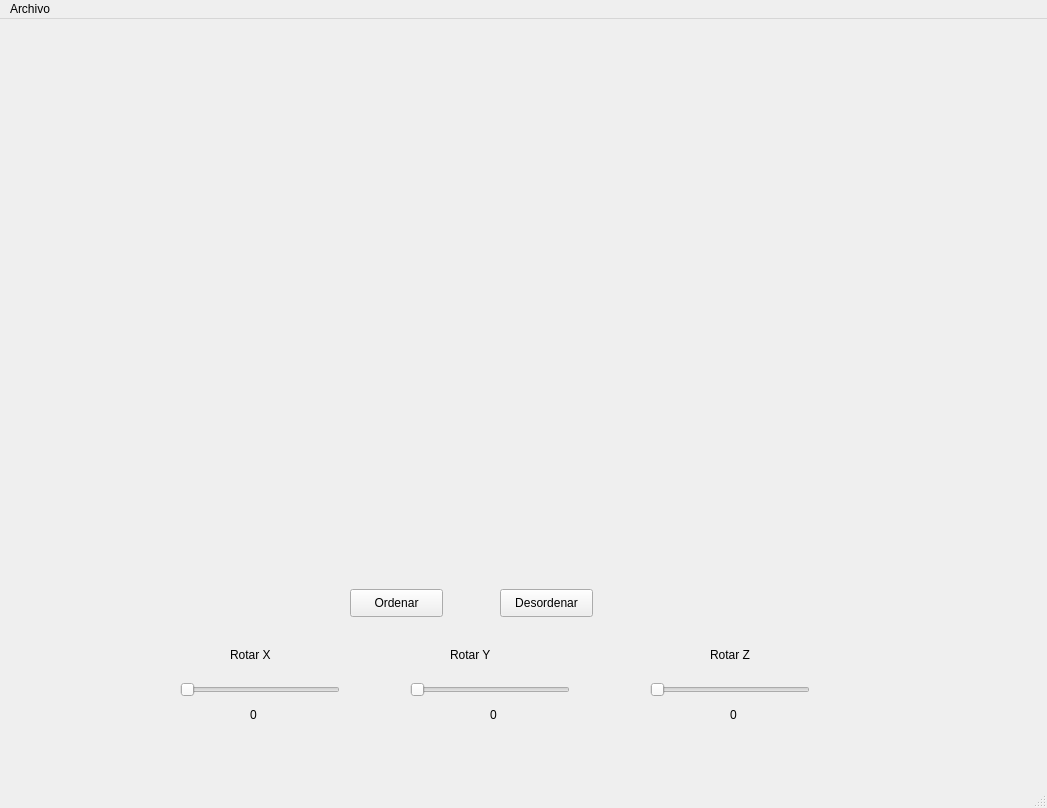
<?xml version="1.0" encoding="UTF-8"?>
<ui version="4.0">
 <class>MainWindow</class>
 <widget class="QMainWindow" name="MainWindow">
  <property name="geometry">
   <rect>
    <x>0</x>
    <y>0</y>
    <width>1047</width>
    <height>808</height>
   </rect>
  </property>
  <property name="windowTitle">
   <string>MainWindow</string>
  </property>
  <widget class="QWidget" name="centralwidget">
   <widget class="QSlider" name="rotarx">
    <property name="geometry">
     <rect>
      <x>180</x>
      <y>660</y>
      <width>160</width>
      <height>22</height>
     </rect>
    </property>
    <property name="maximum">
     <number>360</number>
    </property>
    <property name="orientation">
     <enum>Qt::Horizontal</enum>
    </property>
   </widget>
   <widget class="QSlider" name="rotary">
    <property name="geometry">
     <rect>
      <x>410</x>
      <y>660</y>
      <width>160</width>
      <height>22</height>
     </rect>
    </property>
    <property name="maximum">
     <number>360</number>
    </property>
    <property name="orientation">
     <enum>Qt::Horizontal</enum>
    </property>
   </widget>
   <widget class="QSlider" name="rotarz">
    <property name="geometry">
     <rect>
      <x>650</x>
      <y>660</y>
      <width>160</width>
      <height>22</height>
     </rect>
    </property>
    <property name="maximum">
     <number>360</number>
    </property>
    <property name="orientation">
     <enum>Qt::Horizontal</enum>
    </property>
   </widget>
   <widget class="QLabel" name="label">
    <property name="geometry">
     <rect>
      <x>230</x>
      <y>620</y>
      <width>101</width>
      <height>31</height>
     </rect>
    </property>
    <property name="styleSheet">
     <string notr="true">font: 12pt &quot;MS Shell Dlg 2&quot;;</string>
    </property>
    <property name="text">
     <string>Rotar X</string>
    </property>
   </widget>
   <widget class="QLabel" name="label_2">
    <property name="geometry">
     <rect>
      <x>450</x>
      <y>620</y>
      <width>101</width>
      <height>31</height>
     </rect>
    </property>
    <property name="styleSheet">
     <string notr="true">font: 12pt &quot;MS Shell Dlg 2&quot;;</string>
    </property>
    <property name="text">
     <string>Rotar Y</string>
    </property>
   </widget>
   <widget class="QLabel" name="label_3">
    <property name="geometry">
     <rect>
      <x>710</x>
      <y>620</y>
      <width>101</width>
      <height>31</height>
     </rect>
    </property>
    <property name="styleSheet">
     <string notr="true">font: 12pt &quot;MS Shell Dlg 2&quot;;</string>
    </property>
    <property name="text">
     <string>Rotar Z</string>
    </property>
   </widget>
   <widget class="QPushButton" name="ordenar">
    <property name="geometry">
     <rect>
      <x>350</x>
      <y>570</y>
      <width>93</width>
      <height>28</height>
     </rect>
    </property>
    <property name="text">
     <string>Ordenar</string>
    </property>
   </widget>
   <widget class="QPushButton" name="desordenar">
    <property name="geometry">
     <rect>
      <x>500</x>
      <y>570</y>
      <width>93</width>
      <height>28</height>
     </rect>
    </property>
    <property name="text">
     <string>Desordenar</string>
    </property>
   </widget>
   <widget class="QLabel" name="lx">
    <property name="geometry">
     <rect>
      <x>250</x>
      <y>680</y>
      <width>101</width>
      <height>31</height>
     </rect>
    </property>
    <property name="styleSheet">
     <string notr="true">font: 12pt &quot;MS Shell Dlg 2&quot;;</string>
    </property>
    <property name="text">
     <string>0</string>
    </property>
   </widget>
   <widget class="QLabel" name="ly">
    <property name="geometry">
     <rect>
      <x>490</x>
      <y>680</y>
      <width>101</width>
      <height>31</height>
     </rect>
    </property>
    <property name="styleSheet">
     <string notr="true">font: 12pt &quot;MS Shell Dlg 2&quot;;</string>
    </property>
    <property name="text">
     <string>0</string>
    </property>
   </widget>
   <widget class="QLabel" name="lz">
    <property name="geometry">
     <rect>
      <x>730</x>
      <y>680</y>
      <width>101</width>
      <height>31</height>
     </rect>
    </property>
    <property name="styleSheet">
     <string notr="true">font: 12pt &quot;MS Shell Dlg 2&quot;;</string>
    </property>
    <property name="text">
     <string>0</string>
    </property>
   </widget>
   <widget class="QWidget" name="verticalLayoutWidget">
    <property name="geometry">
     <rect>
      <x>140</x>
      <y>30</y>
      <width>791</width>
      <height>501</height>
     </rect>
    </property>
    <layout class="QVBoxLayout" name="OpenGLLayout"/>
   </widget>
  </widget>
  <widget class="QMenuBar" name="menubar">
   <property name="geometry">
    <rect>
     <x>0</x>
     <y>0</y>
     <width>1047</width>
     <height>26</height>
    </rect>
   </property>
   <widget class="QMenu" name="menuArchivo">
    <property name="title">
     <string>Archivo</string>
    </property>
    <addaction name="actionCerrar"/>
   </widget>
   <addaction name="menuArchivo"/>
  </widget>
  <widget class="QStatusBar" name="statusbar"/>
  <action name="actionCerrar">
   <property name="text">
    <string>Cerrar</string>
   </property>
  </action>
 </widget>
 <resources/>
 <connections/>
</ui>
